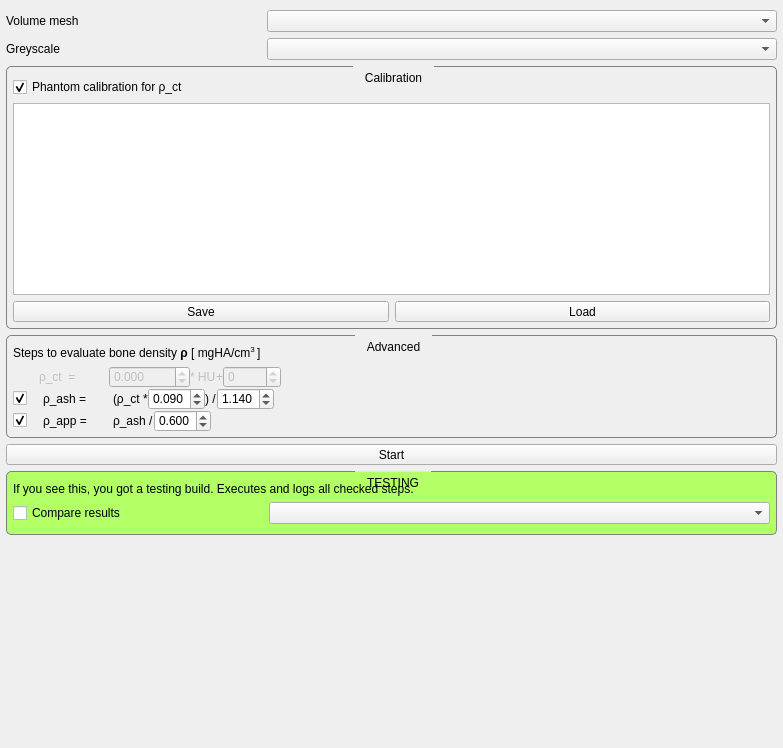
<?xml version="1.0" encoding="UTF-8"?>
<ui version="4.0">
 <class>MaterialMappingViewControls</class>
 <widget class="QWidget" name="MaterialMappingViewControls">
  <property name="geometry">
   <rect>
    <x>0</x>
    <y>0</y>
    <width>783</width>
    <height>748</height>
   </rect>
  </property>
  <property name="minimumSize">
   <size>
    <width>0</width>
    <height>0</height>
   </size>
  </property>
  <property name="windowTitle">
   <string>QmitkTemplate</string>
  </property>
  <property name="styleSheet">
   <string notr="true">QPushButton {
	margin:  0px;
	padding: 10px;
}

QGroupBox {
	border-width: 1px; 
	border-style: solid; 
	border-color: grey;
	border-radius: 5px;
	margin-top: 1.7ex;
}


QGroupBox::title {
	subcontrol-origin: margin;
	subcontrol-position: top center;
	padding: 5px 10px;
}

QScrollArea{
	border: 0;
	margin:0;
	padding:0;
}

[mandatoryField=true]{
	background-color: rgb(255, 150, 150);
}

[warningField=true]{
	background-color: rgb(255, 204, 0);
}

[errorField=true]{
	background-color: rgb(255, 150, 150);
}</string>
  </property>
  <layout class="QVBoxLayout" name="verticalLayout">
   <property name="leftMargin">
    <number>6</number>
   </property>
   <property name="topMargin">
    <number>10</number>
   </property>
   <property name="rightMargin">
    <number>6</number>
   </property>
   <property name="bottomMargin">
    <number>10</number>
   </property>
   <item>
    <layout class="QVBoxLayout" name="verticalLayout_2">
     <property name="topMargin">
      <number>0</number>
     </property>
     <property name="bottomMargin">
      <number>10</number>
     </property>
     <item>
      <widget class="QWidget" name="meshSelector" native="true">
       <property name="toolTip">
        <string>&lt;html&gt;&lt;head/&gt;&lt;body&gt;&lt;p&gt;Select the image to be segmented&lt;/p&gt;&lt;/body&gt;&lt;/html&gt;</string>
       </property>
       <layout class="QHBoxLayout" name="horizontalLayout_8" stretch="1,2">
        <property name="margin">
         <number>0</number>
        </property>
        <item>
         <widget class="QLabel" name="label_7">
          <property name="text">
           <string>Volume mesh</string>
          </property>
         </widget>
        </item>
        <item>
         <widget class="QmitkDataStorageComboBox" name="unstructuredGridComboBox">
          <property name="sizePolicy">
           <sizepolicy hsizetype="Minimum" vsizetype="Fixed">
            <horstretch>0</horstretch>
            <verstretch>0</verstretch>
           </sizepolicy>
          </property>
         </widget>
        </item>
       </layout>
      </widget>
     </item>
     <item>
      <widget class="QWidget" name="greyscaleSelector" native="true">
       <property name="toolTip">
        <string>&lt;html&gt;&lt;head/&gt;&lt;body&gt;&lt;p&gt;Select the image to be segmented&lt;/p&gt;&lt;/body&gt;&lt;/html&gt;</string>
       </property>
       <layout class="QHBoxLayout" name="horizontalLayout_7" stretch="1,2">
        <property name="margin">
         <number>0</number>
        </property>
        <item>
         <widget class="QLabel" name="label_6">
          <property name="text">
           <string>Greyscale</string>
          </property>
         </widget>
        </item>
        <item>
         <widget class="QmitkDataStorageComboBox" name="greyscaleImageComboBox">
          <property name="sizePolicy">
           <sizepolicy hsizetype="Minimum" vsizetype="Fixed">
            <horstretch>0</horstretch>
            <verstretch>0</verstretch>
           </sizepolicy>
          </property>
         </widget>
        </item>
       </layout>
      </widget>
     </item>
     <item>
      <widget class="QGroupBox" name="calibrationGroup">
       <property name="minimumSize">
        <size>
         <width>0</width>
         <height>0</height>
        </size>
       </property>
       <property name="title">
        <string>Calibration</string>
       </property>
       <layout class="QVBoxLayout" name="verticalLayout_3">
        <property name="leftMargin">
         <number>6</number>
        </property>
        <property name="topMargin">
         <number>10</number>
        </property>
        <property name="rightMargin">
         <number>6</number>
        </property>
        <property name="bottomMargin">
         <number>6</number>
        </property>
        <item>
         <widget class="QCheckBox" name="automaticFitCheckBox">
          <property name="text">
           <string>Phantom calibration for ρ_ct</string>
          </property>
          <property name="checked">
           <bool>true</bool>
          </property>
         </widget>
        </item>
        <item>
         <widget class="QWidget" name="measurementsWidget" native="true">
          <layout class="QVBoxLayout" name="verticalLayout_4">
           <property name="margin">
            <number>0</number>
           </property>
           <item>
            <widget class="QTableView" name="calibrationTableView">
             <property name="sizePolicy">
              <sizepolicy hsizetype="Expanding" vsizetype="Minimum">
               <horstretch>0</horstretch>
               <verstretch>0</verstretch>
              </sizepolicy>
             </property>
             <property name="frameShape">
              <enum>QFrame::StyledPanel</enum>
             </property>
             <property name="frameShadow">
              <enum>QFrame::Plain</enum>
             </property>
             <property name="alternatingRowColors">
              <bool>true</bool>
             </property>
             <property name="selectionMode">
              <enum>QAbstractItemView::SingleSelection</enum>
             </property>
             <property name="selectionBehavior">
              <enum>QAbstractItemView::SelectRows</enum>
             </property>
            </widget>
           </item>
           <item>
            <layout class="QHBoxLayout" name="horizontalLayout">
             <property name="spacing">
              <number>-1</number>
             </property>
             <property name="sizeConstraint">
              <enum>QLayout::SetDefaultConstraint</enum>
             </property>
             <property name="leftMargin">
              <number>0</number>
             </property>
             <property name="topMargin">
              <number>0</number>
             </property>
             <item>
              <widget class="QToolButton" name="saveButton">
               <property name="sizePolicy">
                <sizepolicy hsizetype="Expanding" vsizetype="Fixed">
                 <horstretch>0</horstretch>
                 <verstretch>0</verstretch>
                </sizepolicy>
               </property>
               <property name="text">
                <string>Save</string>
               </property>
              </widget>
             </item>
             <item>
              <widget class="QToolButton" name="loadButton">
               <property name="sizePolicy">
                <sizepolicy hsizetype="Expanding" vsizetype="Fixed">
                 <horstretch>0</horstretch>
                 <verstretch>0</verstretch>
                </sizepolicy>
               </property>
               <property name="text">
                <string>Load</string>
               </property>
              </widget>
             </item>
            </layout>
           </item>
          </layout>
         </widget>
        </item>
       </layout>
      </widget>
     </item>
     <item>
      <widget class="QGroupBox" name="advancedGroup">
       <property name="title">
        <string>Advanced</string>
       </property>
       <property name="checkable">
        <bool>false</bool>
       </property>
       <layout class="QVBoxLayout" name="verticalLayout_6">
        <property name="leftMargin">
         <number>6</number>
        </property>
        <property name="topMargin">
         <number>10</number>
        </property>
        <property name="rightMargin">
         <number>6</number>
        </property>
        <property name="bottomMargin">
         <number>5</number>
        </property>
        <item>
         <widget class="QLabel" name="label_8">
          <property name="text">
           <string>&lt;html&gt;&lt;head/&gt;&lt;body&gt;&lt;p&gt;Steps to evaluate bone density &lt;span style=&quot; font-weight:600;&quot;&gt;ρ &lt;/span&gt;[ mgHA/cm&lt;span style=&quot; vertical-align:super;&quot;&gt;3 &lt;/span&gt;]&lt;/p&gt;&lt;/body&gt;&lt;/html&gt;</string>
          </property>
          <property name="wordWrap">
           <bool>true</bool>
          </property>
         </widget>
        </item>
        <item>
         <widget class="QWidget" name="mathWidget" native="true">
          <property name="sizePolicy">
           <sizepolicy hsizetype="Expanding" vsizetype="MinimumExpanding">
            <horstretch>0</horstretch>
            <verstretch>0</verstretch>
           </sizepolicy>
          </property>
          <property name="styleSheet">
           <string notr="true">QLabel {
	font: small &quot;Courier New&quot;;
}

QDoubleSpinBox {
	font: small &quot;Courier New&quot;;
}</string>
          </property>
          <layout class="QVBoxLayout" name="verticalLayout_5">
           <property name="spacing">
            <number>0</number>
           </property>
           <property name="margin">
            <number>0</number>
           </property>
           <item>
            <layout class="QHBoxLayout" name="horizontalLayout_2" stretch="0">
             <property name="spacing">
              <number>-1</number>
             </property>
             <property name="sizeConstraint">
              <enum>QLayout::SetDefaultConstraint</enum>
             </property>
             <property name="leftMargin">
              <number>0</number>
             </property>
             <property name="topMargin">
              <number>0</number>
             </property>
             <item>
              <widget class="QWidget" name="verticalWidget_2" native="true">
               <property name="enabled">
                <bool>false</bool>
               </property>
               <layout class="QHBoxLayout" name="horizontalLayout_6">
                <property name="spacing">
                 <number>0</number>
                </property>
                <property name="margin">
                 <number>0</number>
                </property>
                <item>
                 <spacer name="horizontalSpacer_4">
                  <property name="orientation">
                   <enum>Qt::Horizontal</enum>
                  </property>
                  <property name="sizeType">
                   <enum>QSizePolicy::Minimum</enum>
                  </property>
                  <property name="sizeHint" stdset="0">
                   <size>
                    <width>26</width>
                    <height>20</height>
                   </size>
                  </property>
                 </spacer>
                </item>
                <item>
                 <widget class="QLabel" name="label_2">
                  <property name="sizePolicy">
                   <sizepolicy hsizetype="MinimumExpanding" vsizetype="Preferred">
                    <horstretch>0</horstretch>
                    <verstretch>0</verstretch>
                   </sizepolicy>
                  </property>
                  <property name="maximumSize">
                   <size>
                    <width>70</width>
                    <height>16777215</height>
                   </size>
                  </property>
                  <property name="text">
                   <string>ρ_ct  =</string>
                  </property>
                 </widget>
                </item>
                <item>
                 <widget class="QDoubleSpinBox" name="linEQSlopeSpinBox">
                  <property name="decimals">
                   <number>3</number>
                  </property>
                  <property name="minimum">
                   <double>-9999.000000000000000</double>
                  </property>
                  <property name="maximum">
                   <double>9999.000000000000000</double>
                  </property>
                  <property name="singleStep">
                   <double>0.010000000000000</double>
                  </property>
                 </widget>
                </item>
                <item>
                 <widget class="QLabel" name="label_4">
                  <property name="text">
                   <string>* HU</string>
                  </property>
                 </widget>
                </item>
                <item>
                 <widget class="QLabel" name="label_5">
                  <property name="text">
                   <string>+</string>
                  </property>
                 </widget>
                </item>
                <item>
                 <widget class="QDoubleSpinBox" name="linEQOffsetSpinBox">
                  <property name="decimals">
                   <number>0</number>
                  </property>
                  <property name="minimum">
                   <double>-9000.000000000000000</double>
                  </property>
                  <property name="maximum">
                   <double>9000.000000000000000</double>
                  </property>
                  <property name="singleStep">
                   <double>1.000000000000000</double>
                  </property>
                 </widget>
                </item>
                <item>
                 <spacer name="horizontalSpacer">
                  <property name="orientation">
                   <enum>Qt::Horizontal</enum>
                  </property>
                  <property name="sizeHint" stdset="0">
                   <size>
                    <width>0</width>
                    <height>0</height>
                   </size>
                  </property>
                 </spacer>
                </item>
               </layout>
              </widget>
             </item>
            </layout>
           </item>
           <item>
            <layout class="QHBoxLayout" name="horizontalLayout_14" stretch="0">
             <property name="rightMargin">
              <number>0</number>
             </property>
             <item>
              <widget class="QWidget" name="" native="true">
               <layout class="QHBoxLayout" name="horizontalLayout_15">
                <property name="spacing">
                 <number>0</number>
                </property>
                <property name="margin">
                 <number>0</number>
                </property>
                <item>
                 <widget class="QCheckBox" name="checkBox_2">
                  <property name="sizePolicy">
                   <sizepolicy hsizetype="Minimum" vsizetype="Fixed">
                    <horstretch>0</horstretch>
                    <verstretch>0</verstretch>
                   </sizepolicy>
                  </property>
                  <property name="minimumSize">
                   <size>
                    <width>30</width>
                    <height>0</height>
                   </size>
                  </property>
                  <property name="maximumSize">
                   <size>
                    <width>120</width>
                    <height>16777215</height>
                   </size>
                  </property>
                  <property name="text">
                   <string/>
                  </property>
                  <property name="checked">
                   <bool>true</bool>
                  </property>
                 </widget>
                </item>
                <item>
                 <widget class="QLabel" name="label_10">
                  <property name="sizePolicy">
                   <sizepolicy hsizetype="MinimumExpanding" vsizetype="Preferred">
                    <horstretch>0</horstretch>
                    <verstretch>0</verstretch>
                   </sizepolicy>
                  </property>
                  <property name="maximumSize">
                   <size>
                    <width>70</width>
                    <height>16777215</height>
                   </size>
                  </property>
                  <property name="text">
                   <string>ρ_ash =</string>
                  </property>
                 </widget>
                </item>
                <item>
                 <widget class="QLabel" name="label_13">
                  <property name="text">
                   <string>(ρ_ct *</string>
                  </property>
                 </widget>
                </item>
                <item>
                 <widget class="QDoubleSpinBox" name="linEQSlopeSpinBox_4">
                  <property name="decimals">
                   <number>3</number>
                  </property>
                  <property name="minimum">
                   <double>0.000000000000000</double>
                  </property>
                  <property name="maximum">
                   <double>9.000000000000000</double>
                  </property>
                  <property name="singleStep">
                   <double>0.010000000000000</double>
                  </property>
                  <property name="value">
                   <double>0.090000000000000</double>
                  </property>
                 </widget>
                </item>
                <item>
                 <widget class="QLabel" name="label_14">
                  <property name="text">
                   <string>) /</string>
                  </property>
                 </widget>
                </item>
                <item>
                 <widget class="QDoubleSpinBox" name="linEQSlopeSpinBox_5">
                  <property name="decimals">
                   <number>3</number>
                  </property>
                  <property name="minimum">
                   <double>0.000000000000000</double>
                  </property>
                  <property name="maximum">
                   <double>9.000000000000000</double>
                  </property>
                  <property name="singleStep">
                   <double>0.010000000000000</double>
                  </property>
                  <property name="value">
                   <double>1.140000000000000</double>
                  </property>
                 </widget>
                </item>
                <item>
                 <spacer name="horizontalSpacer_3">
                  <property name="orientation">
                   <enum>Qt::Horizontal</enum>
                  </property>
                  <property name="sizeHint" stdset="0">
                   <size>
                    <width>0</width>
                    <height>0</height>
                   </size>
                  </property>
                 </spacer>
                </item>
               </layout>
              </widget>
             </item>
            </layout>
           </item>
           <item>
            <layout class="QHBoxLayout" name="horizontalLayout_12" stretch="0">
             <property name="rightMargin">
              <number>0</number>
             </property>
             <item>
              <widget class="QWidget" name="horizontalWidget_3" native="true">
               <layout class="QHBoxLayout" name="horizontalLayout_10">
                <property name="spacing">
                 <number>0</number>
                </property>
                <property name="margin">
                 <number>0</number>
                </property>
                <item>
                 <widget class="QCheckBox" name="checkBox_3">
                  <property name="sizePolicy">
                   <sizepolicy hsizetype="Minimum" vsizetype="Fixed">
                    <horstretch>0</horstretch>
                    <verstretch>0</verstretch>
                   </sizepolicy>
                  </property>
                  <property name="minimumSize">
                   <size>
                    <width>30</width>
                    <height>0</height>
                   </size>
                  </property>
                  <property name="maximumSize">
                   <size>
                    <width>120</width>
                    <height>16777215</height>
                   </size>
                  </property>
                  <property name="text">
                   <string/>
                  </property>
                  <property name="checked">
                   <bool>true</bool>
                  </property>
                 </widget>
                </item>
                <item>
                 <widget class="QLabel" name="label_12">
                  <property name="sizePolicy">
                   <sizepolicy hsizetype="MinimumExpanding" vsizetype="Preferred">
                    <horstretch>0</horstretch>
                    <verstretch>0</verstretch>
                   </sizepolicy>
                  </property>
                  <property name="minimumSize">
                   <size>
                    <width>0</width>
                    <height>0</height>
                   </size>
                  </property>
                  <property name="maximumSize">
                   <size>
                    <width>70</width>
                    <height>16777215</height>
                   </size>
                  </property>
                  <property name="text">
                   <string>ρ_app =</string>
                  </property>
                 </widget>
                </item>
                <item>
                 <widget class="QLabel" name="label_11">
                  <property name="text">
                   <string>ρ_ash /</string>
                  </property>
                 </widget>
                </item>
                <item>
                 <widget class="QDoubleSpinBox" name="linEQSlopeSpinBox_2">
                  <property name="decimals">
                   <number>3</number>
                  </property>
                  <property name="minimum">
                   <double>0.000000000000000</double>
                  </property>
                  <property name="maximum">
                   <double>1.000000000000000</double>
                  </property>
                  <property name="singleStep">
                   <double>0.010000000000000</double>
                  </property>
                  <property name="value">
                   <double>0.600000000000000</double>
                  </property>
                 </widget>
                </item>
                <item>
                 <spacer name="horizontalSpacer_2">
                  <property name="orientation">
                   <enum>Qt::Horizontal</enum>
                  </property>
                  <property name="sizeHint" stdset="0">
                   <size>
                    <width>0</width>
                    <height>0</height>
                   </size>
                  </property>
                 </spacer>
                </item>
               </layout>
              </widget>
             </item>
            </layout>
           </item>
          </layout>
         </widget>
        </item>
       </layout>
      </widget>
     </item>
     <item>
      <widget class="QToolButton" name="startButton">
       <property name="sizePolicy">
        <sizepolicy hsizetype="Expanding" vsizetype="Fixed">
         <horstretch>0</horstretch>
         <verstretch>0</verstretch>
        </sizepolicy>
       </property>
       <property name="text">
        <string>Start</string>
       </property>
      </widget>
     </item>
     <item>
      <widget class="QGroupBox" name="testingGroup">
       <property name="enabled">
        <bool>true</bool>
       </property>
       <property name="styleSheet">
        <string notr="true">QGroupBox {
	background-color: #b3ff66;
}</string>
       </property>
       <property name="title">
        <string>TESTING</string>
       </property>
       <property name="checkable">
        <bool>false</bool>
       </property>
       <property name="checked">
        <bool>false</bool>
       </property>
       <layout class="QVBoxLayout" name="verticalLayout_8">
        <property name="leftMargin">
         <number>6</number>
        </property>
        <property name="topMargin">
         <number>10</number>
        </property>
        <property name="rightMargin">
         <number>6</number>
        </property>
        <property name="bottomMargin">
         <number>10</number>
        </property>
        <item>
         <widget class="QWidget" name="widget_4" native="true">
          <property name="enabled">
           <bool>true</bool>
          </property>
          <layout class="QVBoxLayout" name="verticalLayout_9">
           <property name="margin">
            <number>0</number>
           </property>
           <item>
            <widget class="QLabel" name="label_9">
             <property name="text">
              <string>If you see this, you got a testing build. Executes and logs all checked steps.</string>
             </property>
             <property name="scaledContents">
              <bool>false</bool>
             </property>
             <property name="wordWrap">
              <bool>true</bool>
             </property>
            </widget>
           </item>
           <item>
            <widget class="QWidget" name="testingComparisonWidget" native="true">
             <property name="enabled">
              <bool>true</bool>
             </property>
             <property name="toolTip">
              <string>&lt;html&gt;&lt;head/&gt;&lt;body&gt;&lt;p&gt;Select the image to be segmented&lt;/p&gt;&lt;/body&gt;&lt;/html&gt;</string>
             </property>
             <layout class="QHBoxLayout" name="horizontalLayout_9" stretch="1,2">
              <property name="margin">
               <number>0</number>
              </property>
              <item>
               <widget class="QCheckBox" name="testingDoComparisonCheckBox">
                <property name="text">
                 <string>Compare results</string>
                </property>
               </widget>
              </item>
              <item>
               <widget class="QmitkDataStorageComboBox" name="expectedResultComboBox">
                <property name="enabled">
                 <bool>true</bool>
                </property>
                <property name="sizePolicy">
                 <sizepolicy hsizetype="Minimum" vsizetype="Fixed">
                  <horstretch>0</horstretch>
                  <verstretch>0</verstretch>
                 </sizepolicy>
                </property>
                <property name="editable">
                 <bool>false</bool>
                </property>
                <property name="duplicatesEnabled">
                 <bool>false</bool>
                </property>
               </widget>
              </item>
             </layout>
            </widget>
           </item>
          </layout>
         </widget>
        </item>
       </layout>
      </widget>
     </item>
     <item>
      <widget class="QWidget" name="widget_6" native="true"/>
     </item>
    </layout>
   </item>
   <item>
    <spacer name="verticalSpacer">
     <property name="orientation">
      <enum>Qt::Vertical</enum>
     </property>
     <property name="sizeHint" stdset="0">
      <size>
       <width>20</width>
       <height>40</height>
      </size>
     </property>
    </spacer>
   </item>
  </layout>
 </widget>
 <layoutdefault spacing="6" margin="11"/>
 <customwidgets>
  <customwidget>
   <class>QmitkDataStorageComboBox</class>
   <extends>QComboBox</extends>
   <header location="global">QmitkDataStorageComboBox.h</header>
  </customwidget>
 </customwidgets>
 <tabstops>
  <tabstop>saveButton</tabstop>
  <tabstop>loadButton</tabstop>
 </tabstops>
 <resources>
  <include location="../../resources/resources.qrc"/>
 </resources>
 <connections>
  <connection>
   <sender>automaticFitCheckBox</sender>
   <signal>toggled(bool)</signal>
   <receiver>measurementsWidget</receiver>
   <slot>setEnabled(bool)</slot>
   <hints>
    <hint type="sourcelabel">
     <x>81</x>
     <y>104</y>
    </hint>
    <hint type="destinationlabel">
     <x>445</x>
     <y>138</y>
    </hint>
   </hints>
  </connection>
  <connection>
   <sender>automaticFitCheckBox</sender>
   <signal>toggled(bool)</signal>
   <receiver>verticalWidget_2</receiver>
   <slot>setDisabled(bool)</slot>
   <hints>
    <hint type="sourcelabel">
     <x>140</x>
     <y>106</y>
    </hint>
    <hint type="destinationlabel">
     <x>18</x>
     <y>395</y>
    </hint>
   </hints>
  </connection>
  <connection>
   <sender>checkBox_2</sender>
   <signal>toggled(bool)</signal>
   <receiver>horizontalWidget_3</receiver>
   <slot>setEnabled(bool)</slot>
   <hints>
    <hint type="sourcelabel">
     <x>28</x>
     <y>433</y>
    </hint>
    <hint type="destinationlabel">
     <x>49</x>
     <y>469</y>
    </hint>
   </hints>
  </connection>
  <connection>
   <sender>checkBox_2</sender>
   <signal>toggled(bool)</signal>
   <receiver>checkBox_3</receiver>
   <slot>setChecked(bool)</slot>
   <hints>
    <hint type="sourcelabel">
     <x>28</x>
     <y>444</y>
    </hint>
    <hint type="destinationlabel">
     <x>26</x>
     <y>480</y>
    </hint>
   </hints>
  </connection>
 </connections>
</ui>
